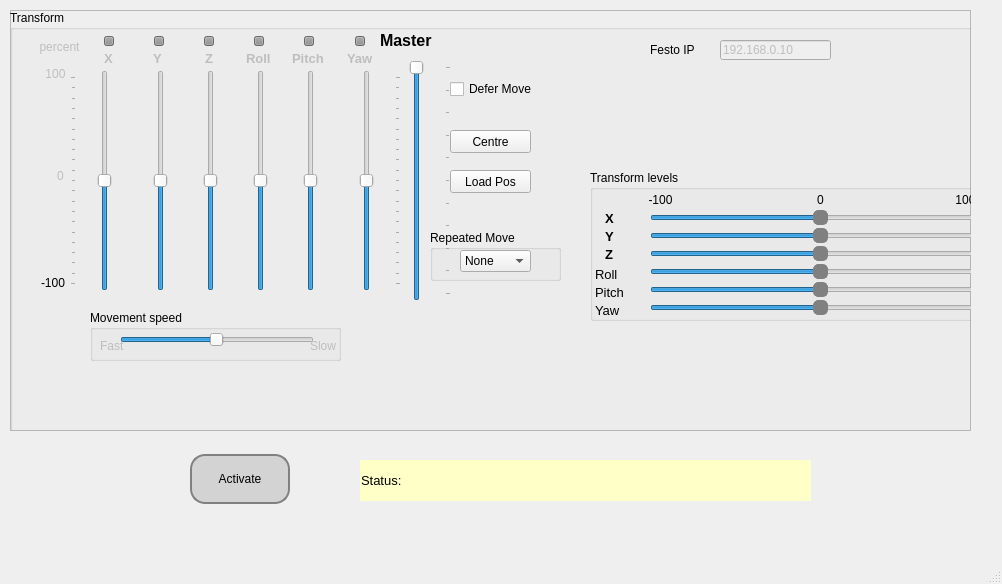
<?xml version="1.0" encoding="UTF-8"?>
<ui version="4.0">
 <class>MainWindow</class>
 <widget class="QMainWindow" name="MainWindow">
  <property name="geometry">
   <rect>
    <x>0</x>
    <y>0</y>
    <width>1002</width>
    <height>584</height>
   </rect>
  </property>
  <property name="windowTitle">
   <string>Sim Interface</string>
  </property>
  <widget class="QWidget" name="centralwidget">
   <widget class="QFrame" name="frame">
    <property name="geometry">
     <rect>
      <x>10</x>
      <y>10</y>
      <width>961</width>
      <height>421</height>
     </rect>
    </property>
    <property name="frameShape">
     <enum>QFrame::StyledPanel</enum>
    </property>
    <property name="frameShadow">
     <enum>QFrame::Raised</enum>
    </property>
    <widget class="QGroupBox" name="transform_panel">
     <property name="enabled">
      <bool>true</bool>
     </property>
     <property name="geometry">
      <rect>
       <x>0</x>
       <y>0</y>
       <width>981</width>
       <height>541</height>
      </rect>
     </property>
     <property name="title">
      <string>Transform</string>
     </property>
     <property name="flat">
      <bool>false</bool>
     </property>
     <widget class="QSlider" name="sld_test_0">
      <property name="enabled">
       <bool>true</bool>
      </property>
      <property name="geometry">
       <rect>
        <x>60</x>
        <y>60</y>
        <width>61</width>
        <height>221</height>
       </rect>
      </property>
      <property name="minimum">
       <number>-100</number>
      </property>
      <property name="maximum">
       <number>100</number>
      </property>
      <property name="value">
       <number>0</number>
      </property>
      <property name="orientation">
       <enum>Qt::Vertical</enum>
      </property>
      <property name="tickPosition">
       <enum>QSlider::TicksAbove</enum>
      </property>
     </widget>
     <widget class="QSlider" name="sld_test_3">
      <property name="geometry">
       <rect>
        <x>240</x>
        <y>60</y>
        <width>21</width>
        <height>221</height>
       </rect>
      </property>
      <property name="minimum">
       <number>-100</number>
      </property>
      <property name="maximum">
       <number>100</number>
      </property>
      <property name="value">
       <number>0</number>
      </property>
      <property name="orientation">
       <enum>Qt::Vertical</enum>
      </property>
      <property name="tickPosition">
       <enum>QSlider::NoTicks</enum>
      </property>
     </widget>
     <widget class="QSlider" name="sld_test_1">
      <property name="geometry">
       <rect>
        <x>140</x>
        <y>60</y>
        <width>21</width>
        <height>221</height>
       </rect>
      </property>
      <property name="minimum">
       <number>-100</number>
      </property>
      <property name="maximum">
       <number>100</number>
      </property>
      <property name="value">
       <number>0</number>
      </property>
      <property name="orientation">
       <enum>Qt::Vertical</enum>
      </property>
      <property name="tickPosition">
       <enum>QSlider::NoTicks</enum>
      </property>
     </widget>
     <widget class="QSlider" name="sld_test_2">
      <property name="geometry">
       <rect>
        <x>190</x>
        <y>60</y>
        <width>21</width>
        <height>221</height>
       </rect>
      </property>
      <property name="minimum">
       <number>-100</number>
      </property>
      <property name="maximum">
       <number>100</number>
      </property>
      <property name="value">
       <number>0</number>
      </property>
      <property name="orientation">
       <enum>Qt::Vertical</enum>
      </property>
      <property name="tickPosition">
       <enum>QSlider::NoTicks</enum>
      </property>
     </widget>
     <widget class="QSlider" name="sld_test_4">
      <property name="geometry">
       <rect>
        <x>290</x>
        <y>60</y>
        <width>21</width>
        <height>221</height>
       </rect>
      </property>
      <property name="minimum">
       <number>-100</number>
      </property>
      <property name="maximum">
       <number>100</number>
      </property>
      <property name="value">
       <number>0</number>
      </property>
      <property name="orientation">
       <enum>Qt::Vertical</enum>
      </property>
      <property name="tickPosition">
       <enum>QSlider::NoTicks</enum>
      </property>
     </widget>
     <widget class="QSlider" name="sld_test_5">
      <property name="enabled">
       <bool>true</bool>
      </property>
      <property name="geometry">
       <rect>
        <x>330</x>
        <y>60</y>
        <width>61</width>
        <height>221</height>
       </rect>
      </property>
      <property name="minimum">
       <number>-100</number>
      </property>
      <property name="maximum">
       <number>100</number>
      </property>
      <property name="value">
       <number>0</number>
      </property>
      <property name="orientation">
       <enum>Qt::Vertical</enum>
      </property>
      <property name="tickPosition">
       <enum>QSlider::TicksBelow</enum>
      </property>
     </widget>
     <widget class="QLabel" name="label_24">
      <property name="geometry">
       <rect>
        <x>20</x>
        <y>266</y>
        <width>46</width>
        <height>13</height>
       </rect>
      </property>
      <property name="text">
       <string>-100</string>
      </property>
      <property name="alignment">
       <set>Qt::AlignCenter</set>
      </property>
     </widget>
     <widget class="QLabel" name="label_26">
      <property name="enabled">
       <bool>false</bool>
      </property>
      <property name="geometry">
       <rect>
        <x>30</x>
        <y>56</y>
        <width>31</width>
        <height>16</height>
       </rect>
      </property>
      <property name="text">
       <string>100</string>
      </property>
      <property name="alignment">
       <set>Qt::AlignCenter</set>
      </property>
     </widget>
     <widget class="QLabel" name="label_28">
      <property name="enabled">
       <bool>false</bool>
      </property>
      <property name="geometry">
       <rect>
        <x>40</x>
        <y>156</y>
        <width>21</width>
        <height>20</height>
       </rect>
      </property>
      <property name="text">
       <string>0</string>
      </property>
      <property name="alignment">
       <set>Qt::AlignCenter</set>
      </property>
     </widget>
     <widget class="QCheckBox" name="chk_instant_move">
      <property name="enabled">
       <bool>true</bool>
      </property>
      <property name="geometry">
       <rect>
        <x>440</x>
        <y>70</y>
        <width>121</width>
        <height>18</height>
       </rect>
      </property>
      <property name="text">
       <string>Defer Move</string>
      </property>
     </widget>
     <widget class="QLabel" name="label_2">
      <property name="enabled">
       <bool>false</bool>
      </property>
      <property name="geometry">
       <rect>
        <x>94</x>
        <y>40</y>
        <width>21</width>
        <height>16</height>
       </rect>
      </property>
      <property name="font">
       <font>
        <pointsize>10</pointsize>
        <weight>75</weight>
        <bold>true</bold>
       </font>
      </property>
      <property name="text">
       <string>X</string>
      </property>
     </widget>
     <widget class="QLabel" name="label_30">
      <property name="enabled">
       <bool>false</bool>
      </property>
      <property name="geometry">
       <rect>
        <x>143</x>
        <y>40</y>
        <width>21</width>
        <height>16</height>
       </rect>
      </property>
      <property name="font">
       <font>
        <pointsize>10</pointsize>
        <weight>75</weight>
        <bold>true</bold>
       </font>
      </property>
      <property name="text">
       <string>Y</string>
      </property>
     </widget>
     <widget class="QLabel" name="label_34">
      <property name="enabled">
       <bool>false</bool>
      </property>
      <property name="geometry">
       <rect>
        <x>195</x>
        <y>40</y>
        <width>20</width>
        <height>16</height>
       </rect>
      </property>
      <property name="font">
       <font>
        <pointsize>10</pointsize>
        <weight>75</weight>
        <bold>true</bold>
       </font>
      </property>
      <property name="text">
       <string>Z</string>
      </property>
     </widget>
     <widget class="QLabel" name="label_35">
      <property name="enabled">
       <bool>false</bool>
      </property>
      <property name="geometry">
       <rect>
        <x>236</x>
        <y>40</y>
        <width>41</width>
        <height>16</height>
       </rect>
      </property>
      <property name="font">
       <font>
        <pointsize>10</pointsize>
        <weight>75</weight>
        <bold>true</bold>
       </font>
      </property>
      <property name="text">
       <string>Roll</string>
      </property>
     </widget>
     <widget class="QLabel" name="label_38">
      <property name="enabled">
       <bool>false</bool>
      </property>
      <property name="geometry">
       <rect>
        <x>282</x>
        <y>40</y>
        <width>51</width>
        <height>16</height>
       </rect>
      </property>
      <property name="font">
       <font>
        <pointsize>10</pointsize>
        <weight>75</weight>
        <bold>true</bold>
       </font>
      </property>
      <property name="text">
       <string>Pitch</string>
      </property>
     </widget>
     <widget class="QLabel" name="label_39">
      <property name="enabled">
       <bool>false</bool>
      </property>
      <property name="geometry">
       <rect>
        <x>337</x>
        <y>40</y>
        <width>41</width>
        <height>16</height>
       </rect>
      </property>
      <property name="font">
       <font>
        <pointsize>10</pointsize>
        <weight>75</weight>
        <bold>true</bold>
       </font>
      </property>
      <property name="text">
       <string>Yaw</string>
      </property>
     </widget>
     <widget class="QPushButton" name="btn_centre">
      <property name="enabled">
       <bool>true</bool>
      </property>
      <property name="geometry">
       <rect>
        <x>440</x>
        <y>120</y>
        <width>81</width>
        <height>23</height>
       </rect>
      </property>
      <property name="text">
       <string>Centre</string>
      </property>
     </widget>
     <widget class="QLabel" name="label_40">
      <property name="enabled">
       <bool>false</bool>
      </property>
      <property name="geometry">
       <rect>
        <x>24</x>
        <y>27</y>
        <width>51</width>
        <height>20</height>
       </rect>
      </property>
      <property name="text">
       <string>percent</string>
      </property>
      <property name="alignment">
       <set>Qt::AlignCenter</set>
      </property>
     </widget>
     <widget class="QPushButton" name="btn_load_pos">
      <property name="enabled">
       <bool>true</bool>
      </property>
      <property name="geometry">
       <rect>
        <x>440</x>
        <y>160</y>
        <width>81</width>
        <height>23</height>
       </rect>
      </property>
      <property name="text">
       <string>Load Pos</string>
      </property>
     </widget>
     <widget class="QProgressBar" name="pg_6">
      <property name="enabled">
       <bool>false</bool>
      </property>
      <property name="geometry">
       <rect>
        <x>94</x>
        <y>26</y>
        <width>10</width>
        <height>10</height>
       </rect>
      </property>
      <property name="maximum">
       <number>1</number>
      </property>
      <property name="value">
       <number>1</number>
      </property>
      <property name="textVisible">
       <bool>false</bool>
      </property>
     </widget>
     <widget class="QProgressBar" name="pg_7">
      <property name="enabled">
       <bool>false</bool>
      </property>
      <property name="geometry">
       <rect>
        <x>144</x>
        <y>26</y>
        <width>10</width>
        <height>10</height>
       </rect>
      </property>
      <property name="maximum">
       <number>1</number>
      </property>
      <property name="value">
       <number>1</number>
      </property>
      <property name="textVisible">
       <bool>false</bool>
      </property>
     </widget>
     <widget class="QProgressBar" name="pg_8">
      <property name="enabled">
       <bool>false</bool>
      </property>
      <property name="geometry">
       <rect>
        <x>244</x>
        <y>26</y>
        <width>10</width>
        <height>10</height>
       </rect>
      </property>
      <property name="maximum">
       <number>1</number>
      </property>
      <property name="value">
       <number>1</number>
      </property>
      <property name="textVisible">
       <bool>false</bool>
      </property>
     </widget>
     <widget class="QProgressBar" name="pg_9">
      <property name="enabled">
       <bool>false</bool>
      </property>
      <property name="geometry">
       <rect>
        <x>194</x>
        <y>26</y>
        <width>10</width>
        <height>10</height>
       </rect>
      </property>
      <property name="maximum">
       <number>1</number>
      </property>
      <property name="value">
       <number>1</number>
      </property>
      <property name="textVisible">
       <bool>false</bool>
      </property>
     </widget>
     <widget class="QProgressBar" name="pg_10">
      <property name="enabled">
       <bool>false</bool>
      </property>
      <property name="geometry">
       <rect>
        <x>345</x>
        <y>26</y>
        <width>10</width>
        <height>10</height>
       </rect>
      </property>
      <property name="maximum">
       <number>1</number>
      </property>
      <property name="value">
       <number>1</number>
      </property>
      <property name="textVisible">
       <bool>false</bool>
      </property>
     </widget>
     <widget class="QProgressBar" name="pg_11">
      <property name="enabled">
       <bool>false</bool>
      </property>
      <property name="geometry">
       <rect>
        <x>294</x>
        <y>26</y>
        <width>10</width>
        <height>10</height>
       </rect>
      </property>
      <property name="maximum">
       <number>1</number>
      </property>
      <property name="value">
       <number>1</number>
      </property>
      <property name="textVisible">
       <bool>false</bool>
      </property>
     </widget>
     <widget class="QGroupBox" name="groupBox_7">
      <property name="enabled">
       <bool>true</bool>
      </property>
      <property name="geometry">
       <rect>
        <x>80</x>
        <y>300</y>
        <width>251</width>
        <height>51</height>
       </rect>
      </property>
      <property name="title">
       <string>Movement speed</string>
      </property>
      <widget class="QLabel" name="label_41">
       <property name="enabled">
        <bool>false</bool>
       </property>
       <property name="geometry">
        <rect>
         <x>220</x>
         <y>29</y>
         <width>40</width>
         <height>14</height>
        </rect>
       </property>
       <property name="text">
        <string>Slow</string>
       </property>
      </widget>
      <widget class="QSlider" name="sld_lag">
       <property name="enabled">
        <bool>true</bool>
       </property>
       <property name="geometry">
        <rect>
         <x>30</x>
         <y>20</y>
         <width>194</width>
         <height>20</height>
        </rect>
       </property>
       <property name="minimum">
        <number>20</number>
       </property>
       <property name="maximum">
        <number>2000</number>
       </property>
       <property name="singleStep">
        <number>20</number>
       </property>
       <property name="value">
        <number>1000</number>
       </property>
       <property name="orientation">
        <enum>Qt::Horizontal</enum>
       </property>
      </widget>
      <widget class="QLabel" name="label_42">
       <property name="enabled">
        <bool>false</bool>
       </property>
       <property name="geometry">
        <rect>
         <x>10</x>
         <y>29</y>
         <width>40</width>
         <height>14</height>
        </rect>
       </property>
       <property name="text">
        <string>Fast</string>
       </property>
      </widget>
     </widget>
     <widget class="QGroupBox" name="groupBox_8">
      <property name="geometry">
       <rect>
        <x>420</x>
        <y>220</y>
        <width>131</width>
        <height>51</height>
       </rect>
      </property>
      <property name="title">
       <string>Repeated Move</string>
      </property>
      <widget class="QComboBox" name="cmb_repeated_move">
       <property name="geometry">
        <rect>
         <x>30</x>
         <y>20</y>
         <width>71</width>
         <height>22</height>
        </rect>
       </property>
       <item>
        <property name="text">
         <string>None</string>
        </property>
       </item>
       <item>
        <property name="text">
         <string>Surge</string>
        </property>
       </item>
       <item>
        <property name="text">
         <string>Sway</string>
        </property>
       </item>
       <item>
        <property name="text">
         <string>Heave</string>
        </property>
       </item>
       <item>
        <property name="text">
         <string>Roll</string>
        </property>
       </item>
       <item>
        <property name="text">
         <string>Pitch</string>
        </property>
       </item>
       <item>
        <property name="text">
         <string>Yaw</string>
        </property>
       </item>
       <item>
        <property name="text">
         <string>ALL</string>
        </property>
       </item>
      </widget>
     </widget>
     <widget class="QGroupBox" name="groupBox">
      <property name="geometry">
       <rect>
        <x>580</x>
        <y>160</y>
        <width>401</width>
        <height>151</height>
       </rect>
      </property>
      <property name="title">
       <string>Transform levels</string>
      </property>
      <widget class="QSlider" name="sld_xform_0">
       <property name="geometry">
        <rect>
         <x>60</x>
         <y>40</y>
         <width>340</width>
         <height>16</height>
        </rect>
       </property>
       <property name="styleSheet">
        <string notr="true">QSlider::handle:horizontal { 
	background-color: grey; 
	border: 1px solid grey; 
	width: 4px; 
	height: 12px; 
	line-height: 20px; 
	margin-top: -5px; 
	margin-bottom: -5px; 
	border-radius: 5px; 
}</string>
       </property>
       <property name="minimum">
        <number>-100</number>
       </property>
       <property name="maximum">
        <number>100</number>
       </property>
       <property name="orientation">
        <enum>Qt::Horizontal</enum>
       </property>
       <property name="tickPosition">
        <enum>QSlider::NoTicks</enum>
       </property>
       <property name="tickInterval">
        <number>10</number>
       </property>
      </widget>
      <widget class="QLabel" name="label_4">
       <property name="geometry">
        <rect>
         <x>15</x>
         <y>40</y>
         <width>21</width>
         <height>16</height>
        </rect>
       </property>
       <property name="font">
        <font>
         <pointsize>10</pointsize>
         <weight>75</weight>
         <bold>true</bold>
        </font>
       </property>
       <property name="text">
        <string>X</string>
       </property>
      </widget>
      <widget class="QLabel" name="label_13">
       <property name="geometry">
        <rect>
         <x>15</x>
         <y>58</y>
         <width>21</width>
         <height>16</height>
        </rect>
       </property>
       <property name="font">
        <font>
         <pointsize>10</pointsize>
         <weight>75</weight>
         <bold>true</bold>
        </font>
       </property>
       <property name="text">
        <string>Y</string>
       </property>
      </widget>
      <widget class="QLabel" name="label_14">
       <property name="geometry">
        <rect>
         <x>15</x>
         <y>76</y>
         <width>20</width>
         <height>16</height>
        </rect>
       </property>
       <property name="font">
        <font>
         <pointsize>10</pointsize>
         <weight>75</weight>
         <bold>true</bold>
        </font>
       </property>
       <property name="text">
        <string>Z</string>
       </property>
      </widget>
      <widget class="QLabel" name="label_15">
       <property name="geometry">
        <rect>
         <x>5</x>
         <y>130</y>
         <width>41</width>
         <height>20</height>
        </rect>
       </property>
       <property name="font">
        <font>
         <pointsize>10</pointsize>
         <weight>50</weight>
         <bold>false</bold>
        </font>
       </property>
       <property name="text">
        <string>Yaw</string>
       </property>
      </widget>
      <widget class="QLabel" name="label_16">
       <property name="geometry">
        <rect>
         <x>5</x>
         <y>94</y>
         <width>41</width>
         <height>20</height>
        </rect>
       </property>
       <property name="font">
        <font>
         <pointsize>10</pointsize>
         <weight>50</weight>
         <bold>false</bold>
        </font>
       </property>
       <property name="text">
        <string>Roll</string>
       </property>
      </widget>
      <widget class="QLabel" name="label_17">
       <property name="geometry">
        <rect>
         <x>5</x>
         <y>112</y>
         <width>51</width>
         <height>20</height>
        </rect>
       </property>
       <property name="font">
        <font>
         <pointsize>10</pointsize>
         <weight>50</weight>
         <bold>false</bold>
        </font>
       </property>
       <property name="text">
        <string>Pitch</string>
       </property>
      </widget>
      <widget class="QSlider" name="sld_xform_1">
       <property name="geometry">
        <rect>
         <x>60</x>
         <y>58</y>
         <width>340</width>
         <height>16</height>
        </rect>
       </property>
       <property name="styleSheet">
        <string notr="true">QSlider::handle:horizontal { 
	background-color: grey; 
	border: 1px solid grey; 
	width: 4px; 
	height: 12px; 
	line-height: 20px; 
	margin-top: -5px; 
	margin-bottom: -5px; 
	border-radius: 5px; 
}</string>
       </property>
       <property name="minimum">
        <number>-100</number>
       </property>
       <property name="maximum">
        <number>100</number>
       </property>
       <property name="orientation">
        <enum>Qt::Horizontal</enum>
       </property>
      </widget>
      <widget class="QSlider" name="sld_xform_2">
       <property name="geometry">
        <rect>
         <x>60</x>
         <y>76</y>
         <width>340</width>
         <height>16</height>
        </rect>
       </property>
       <property name="styleSheet">
        <string notr="true">QSlider::handle:horizontal { 
	background-color: grey; 
	border: 1px solid grey; 
	width: 4px; 
	height: 12px; 
	line-height: 20px; 
	margin-top: -5px; 
	margin-bottom: -5px; 
	border-radius: 5px; 
}</string>
       </property>
       <property name="minimum">
        <number>-100</number>
       </property>
       <property name="maximum">
        <number>100</number>
       </property>
       <property name="orientation">
        <enum>Qt::Horizontal</enum>
       </property>
      </widget>
      <widget class="QSlider" name="sld_xform_3">
       <property name="geometry">
        <rect>
         <x>60</x>
         <y>94</y>
         <width>340</width>
         <height>16</height>
        </rect>
       </property>
       <property name="styleSheet">
        <string notr="true">QSlider::handle:horizontal { 
	background-color: grey; 
	border: 1px solid grey; 
	width: 4px; 
	height: 12px; 
	line-height: 20px; 
	margin-top: -5px; 
	margin-bottom: -5px; 
	border-radius: 5px; 
}</string>
       </property>
       <property name="minimum">
        <number>-100</number>
       </property>
       <property name="maximum">
        <number>100</number>
       </property>
       <property name="orientation">
        <enum>Qt::Horizontal</enum>
       </property>
      </widget>
      <widget class="QSlider" name="sld_xform_4">
       <property name="geometry">
        <rect>
         <x>60</x>
         <y>112</y>
         <width>340</width>
         <height>16</height>
        </rect>
       </property>
       <property name="styleSheet">
        <string notr="true">QSlider::handle:horizontal { 
	background-color: grey; 
	border: 1px solid grey; 
	width: 4px; 
	height: 12px; 
	line-height: 20px; 
	margin-top: -5px; 
	margin-bottom: -5px; 
	border-radius: 5px; 
}</string>
       </property>
       <property name="minimum">
        <number>-100</number>
       </property>
       <property name="maximum">
        <number>100</number>
       </property>
       <property name="orientation">
        <enum>Qt::Horizontal</enum>
       </property>
      </widget>
      <widget class="QSlider" name="sld_xform_5">
       <property name="geometry">
        <rect>
         <x>60</x>
         <y>130</y>
         <width>340</width>
         <height>16</height>
        </rect>
       </property>
       <property name="autoFillBackground">
        <bool>false</bool>
       </property>
       <property name="styleSheet">
        <string notr="true">QSlider::handle:horizontal { 
	background-color: grey; 
	border: 1px solid grey; 
	width: 4px; 
	height: 12px; 
	line-height: 20px; 
	margin-top: -5px; 
	margin-bottom: -5px; 
	border-radius: 5px; 
}</string>
       </property>
       <property name="minimum">
        <number>-100</number>
       </property>
       <property name="maximum">
        <number>100</number>
       </property>
       <property name="orientation">
        <enum>Qt::Horizontal</enum>
       </property>
      </widget>
      <widget class="QLabel" name="label_18">
       <property name="geometry">
        <rect>
         <x>360</x>
         <y>20</y>
         <width>31</width>
         <height>20</height>
        </rect>
       </property>
       <property name="text">
        <string>100</string>
       </property>
       <property name="alignment">
        <set>Qt::AlignCenter</set>
       </property>
      </widget>
      <widget class="QLabel" name="label_19">
       <property name="geometry">
        <rect>
         <x>50</x>
         <y>20</y>
         <width>41</width>
         <height>20</height>
        </rect>
       </property>
       <property name="text">
        <string>-100</string>
       </property>
       <property name="alignment">
        <set>Qt::AlignCenter</set>
       </property>
      </widget>
      <widget class="QLabel" name="label_20">
       <property name="geometry">
        <rect>
         <x>220</x>
         <y>20</y>
         <width>21</width>
         <height>20</height>
        </rect>
       </property>
       <property name="text">
        <string>0</string>
       </property>
       <property name="alignment">
        <set>Qt::AlignCenter</set>
       </property>
      </widget>
     </widget>
     <widget class="QLineEdit" name="txt_festo_ip">
      <property name="enabled">
       <bool>false</bool>
      </property>
      <property name="geometry">
       <rect>
        <x>710</x>
        <y>30</y>
        <width>111</width>
        <height>20</height>
       </rect>
      </property>
      <property name="text">
       <string>192.168.0.10</string>
      </property>
     </widget>
     <widget class="QLabel" name="label_21">
      <property name="geometry">
       <rect>
        <x>640</x>
        <y>30</y>
        <width>61</width>
        <height>20</height>
       </rect>
      </property>
      <property name="text">
       <string>Festo IP</string>
      </property>
     </widget>
     <widget class="QLabel" name="label_37">
      <property name="geometry">
       <rect>
        <x>370</x>
        <y>20</y>
        <width>81</width>
        <height>20</height>
       </rect>
      </property>
      <property name="font">
       <font>
        <pointsize>12</pointsize>
        <weight>75</weight>
        <bold>true</bold>
       </font>
      </property>
      <property name="text">
       <string>Master</string>
      </property>
     </widget>
     <widget class="QSlider" name="sld_gain_master_2">
      <property name="geometry">
       <rect>
        <x>380</x>
        <y>50</y>
        <width>61</width>
        <height>241</height>
       </rect>
      </property>
      <property name="minimum">
       <number>0</number>
      </property>
      <property name="maximum">
       <number>100</number>
      </property>
      <property name="value">
       <number>100</number>
      </property>
      <property name="orientation">
       <enum>Qt::Vertical</enum>
      </property>
      <property name="tickPosition">
       <enum>QSlider::TicksBelow</enum>
      </property>
     </widget>
    </widget>
   </widget>
   <widget class="QLabel" name="lbl_sim_status">
    <property name="geometry">
     <rect>
      <x>360</x>
      <y>460</y>
      <width>451</width>
      <height>41</height>
     </rect>
    </property>
    <property name="font">
     <font>
      <pointsize>10</pointsize>
      <weight>50</weight>
      <bold>false</bold>
     </font>
    </property>
    <property name="autoFillBackground">
     <bool>false</bool>
    </property>
    <property name="styleSheet">
     <string notr="true">background-color: rgb(255, 255, 200);</string>
    </property>
    <property name="text">
     <string>Status:</string>
    </property>
    <property name="wordWrap">
     <bool>true</bool>
    </property>
    <property name="margin">
     <number>1</number>
    </property>
    <property name="indent">
     <number>1</number>
    </property>
   </widget>
   <widget class="QPushButton" name="chk_activate">
    <property name="enabled">
     <bool>true</bool>
    </property>
    <property name="geometry">
     <rect>
      <x>190</x>
      <y>454</y>
      <width>100</width>
      <height>50</height>
     </rect>
    </property>
    <property name="styleSheet">
     <string notr="true">QPushButton {
    background-color: lightgray;
    border: 2px solid gray;
    border-radius: 15px;
    padding: 5px;
}
QPushButton:checked {
    background-color: green;
    color: white;
}
QPushButton:unchecked {
    background-color: red;
    color: white;
}
</string>
    </property>
    <property name="text">
     <string>Activate</string>
    </property>
    <property name="checkable">
     <bool>true</bool>
    </property>
   </widget>
  </widget>
  <widget class="QMenuBar" name="menubar">
   <property name="geometry">
    <rect>
     <x>0</x>
     <y>0</y>
     <width>1002</width>
     <height>22</height>
    </rect>
   </property>
  </widget>
  <widget class="QStatusBar" name="statusbar"/>
 </widget>
 <resources/>
 <connections/>
 <buttongroups>
  <buttongroup name="buttonGroup"/>
 </buttongroups>
</ui>
